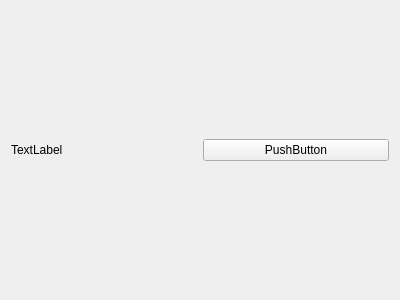
<?xml version="1.0" encoding="UTF-8"?>
<ui version="4.0">
 <class>Form</class>
 <widget class="QWidget" name="Form">
  <property name="geometry">
   <rect>
    <x>0</x>
    <y>0</y>
    <width>400</width>
    <height>300</height>
   </rect>
  </property>
  <property name="windowTitle">
   <string>Form</string>
  </property>
  <layout class="QHBoxLayout" name="horizontalLayout">
   <item>
    <widget class="QLabel" name="label">
     <property name="text">
      <string>TextLabel</string>
     </property>
    </widget>
   </item>
   <item>
    <widget class="QPushButton" name="pushButton">
     <property name="text">
      <string>PushButton</string>
     </property>
    </widget>
   </item>
  </layout>
 </widget>
 <resources/>
 <connections/>
</ui>
